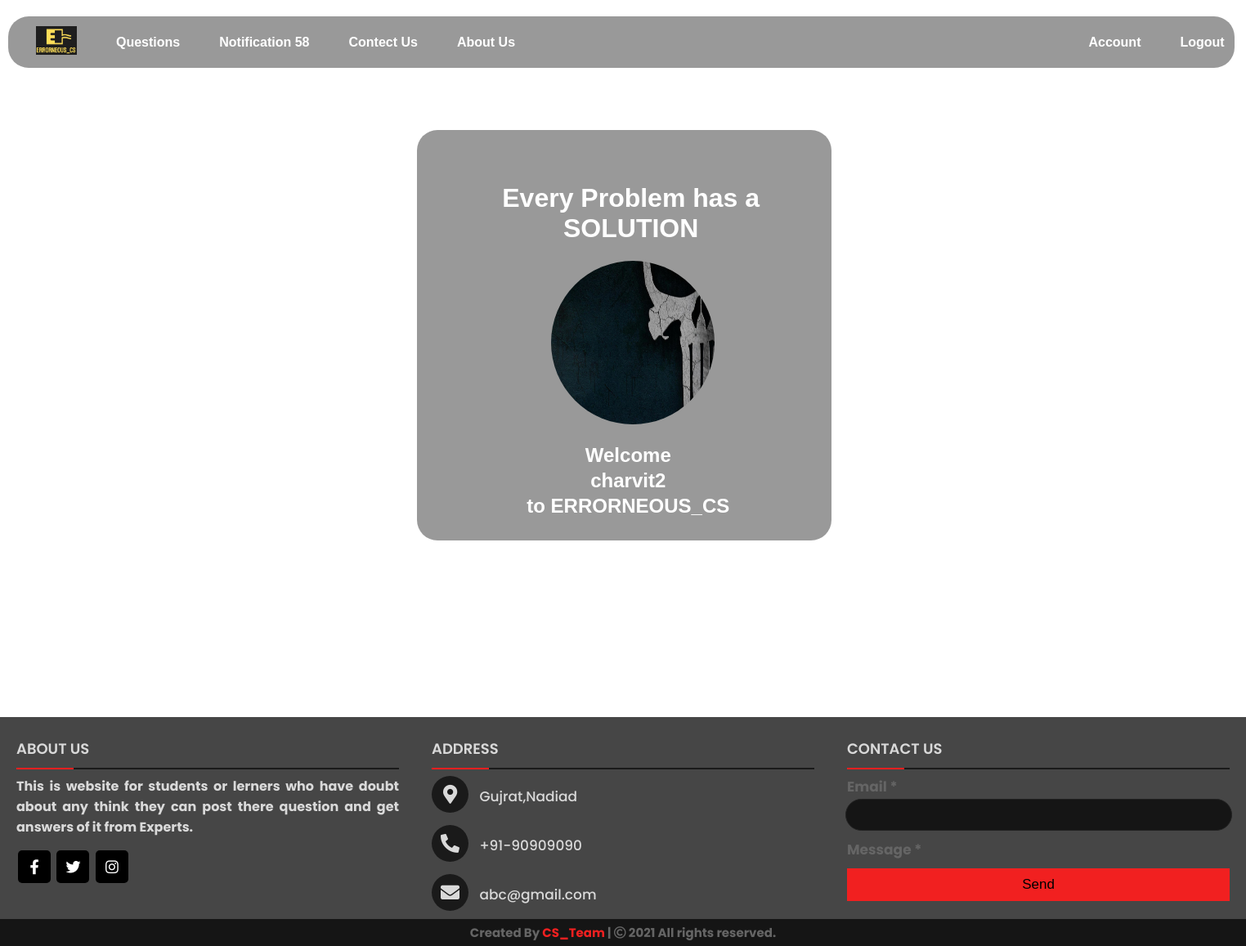
Page / (signed in) on the committed database.
### account/models.py (models this page shows, shortened)
class Account(AbstractBaseUser):
    email = models.EmailField(verbose_name="email", max_length=60, unique=True)
    username = models.CharField(max_length=30, unique=True)
    date_joined = models.DateTimeField(
        verbose_name='date joined', auto_now_add=True)
    last_login = models.DateTimeField(verbose_name='last login', auto_now=True)
    is_admin = models.BooleanField(default=False)
    is_active = models.BooleanField(default=True)
    is_staff = models.BooleanField(default=False)
    is_superuser = models.BooleanField(default=False)
    profile_image = models.ImageField(max_length=255, upload_to=get_profile_image_filepath,
                                      null=True, blank=True, default=get_default_profile_image)
    hide_email = models.BooleanField(default=True)
    USERNAME_FIELD = 'email'
    REQUIRED_FIELDS = ['username']
    objects = MyAccountManager()

### account/views.py (the view)
# urls.py: path('', home_view, name="home"),
def home_view(request):
    user = request.user
    context = {}
    if user.is_authenticated:
        user = request.user
        context['user'] = user
    context['home'] = True
    return render(request, 'account/home.html', context)

### notification/views.py (called while the page is built)
def CountNotification(request):
	count_notifications = 0;
	if request.user.is_authenticated:
		count_notifications = Notification.objects.filter(receiver=request.user, is_seen=False).count()
	return {'count_notifications': count_notifications}

### account/templates/account/home.html (shortened to what this page needs)
{% extends 'account/main.html' %}
{% block content %}
{% load static %}
<div class="container">
  <div class="edit">
    <div class="row">
      <div class="column1">
        <div class="card card-md">
          <h1>Every Problem has a <br /> SOLUTION</h1>
        </div>
      </div>
    </div>
    <div class="row">
      <div class="column2">
        <div class="card card-md">
          {% if user.is_authenticated %}
            <img id="img1" src="{{user.profile_image.url}}"/>
          {% else %}
            <img id="img1" src="{% static 'images/default_image.png' %}">
          {% endif %}
        </div>
      </div>
    </div>
    <div class="row">
      <div class="column3">
        <div class="card card-md">
          <div class="main">
            <h2>Welcome
              {% if user.is_authenticated %}
              <a href="{% url 'account:view' user_id=user.id %}">
                {{ user.username }}
              </a>
              {% else %}
              <br>
                People
              <br>
              {% endif %}
            to ERRORNEOUS_CS </h2>
          </div>
        </div>
      </div>
    </div>
  </div>
</div>
{% endblock %}

### account/templates/account/navbar.html (style rules this page uses)
img { width: 50px; height: 35px; }

### account/templates/account/home.html (style rules this page uses)
.container { text-align: center; border-radius: 25px; height: -webkit-fit-content; height: -moz-fit-content; height: fit-content; background-color: rgba(0, 0, 0, 0.4); -webkit-backdrop-filter: blur(10px); backdrop-filter: blur(10px); align-items: center; padding: 0.5cm 0cm 1.8cm 0.9cm; width: 12.5cm; height: 11cm; margin-left: 13.5cm; margin-top: 2cm; margin-bottom: 2cm; justify-content: center; }
.main { margin-left: 30px; margin-top: 20px; }
.main a { display: block; color: white; text-decoration: none; position: relative; list-style: none; font-weight: bold; cursor: pointer; white-space: nowrap; margin: 3px; /padding: 4px;/ justify-content: center; }
.main a::before { content: " "; position: absolute; top: 0; left: 0; height: 100%; width: 100%; z-index: -1; transition: 0.2s; border-radius: 25px; color: black; }
#img1 { border-radius: 55%; width: 200px; height: 200px; margin-left: 60px; }
.edit { margin-left: 70px; margin-top: 25px; }

### rows in the picture
Account: profile_image (picture), username "charvit2"

### other values in the picture
{{ count_notifications }} "58"
